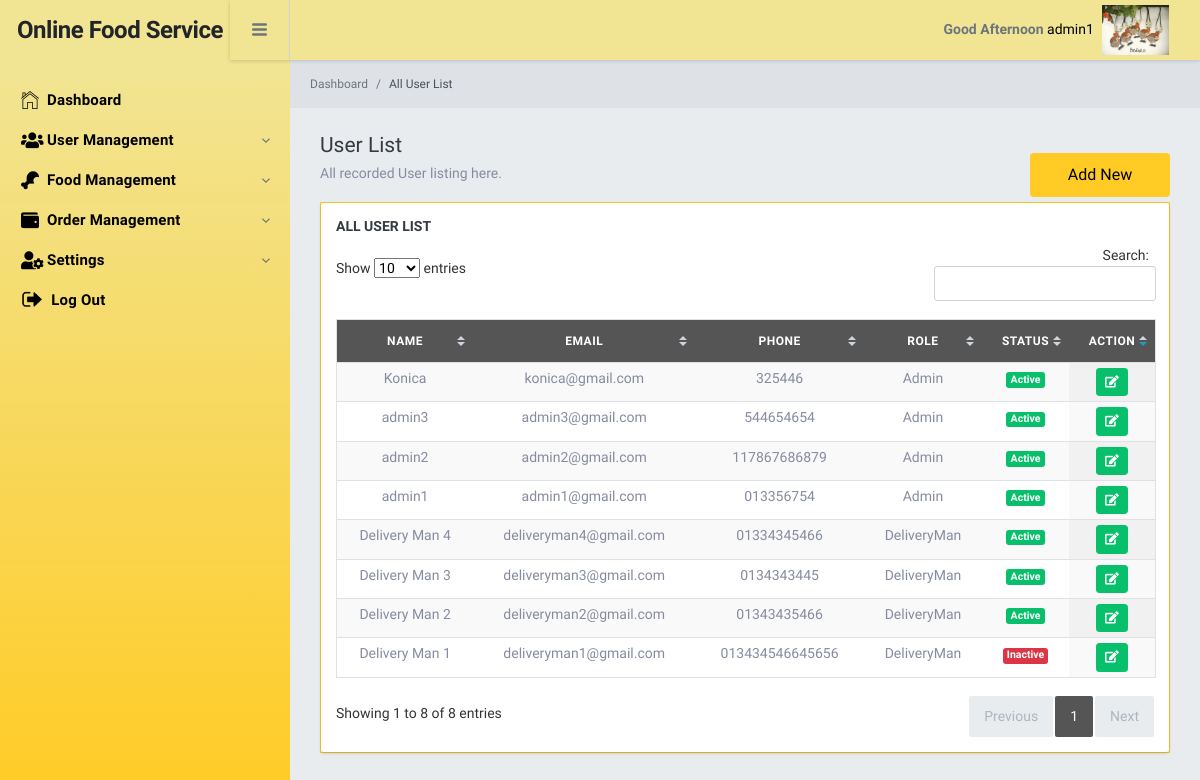
The page /admin/views/AllUser.php (signed in) on the database its author committed.
### tables this page shows
CREATE TABLE `user` (
  `Id` int(11) NOT NULL,
  `Name` varchar(255) NOT NULL,
  `Email` varchar(255) NOT NULL,
  `Password` text NOT NULL,
  `Phone` varchar(15) NOT NULL,
  `Address` text NOT NULL,
  `RoleName` varchar(255) NOT NULL,
  `IsActive` int(11) NOT NULL,
  `CreatedDate` datetime NOT NULL DEFAULT CURRENT_TIMESTAMP,
  `CreatedBy` int(11) NOT NULL,
  `UpdatedBy` int(11) NOT NULL,
  `UpdatedDate` datetime NOT NULL
);

### admin/views/AllUser.php (the view, shortened to what this page needs)
<?php
    include("layout/topbar.php");
    include("layout/sidebar.php");
?>
<div class="br-pageheader">
    <nav class="breadcrumb pd-0 mg-0 tx-12">
        <a class="breadcrumb-item" href="index.php">Dashboard</a>
        <a class="breadcrumb-item active" href="#">All User List</a>
    </nav>
</div>
<div class="br-pagetitle">
    <div class="w-100">
        <h4>
            User List
            <a style="color:black !important;" class="btn btn-sm custombtn float-right" href="AddUser.php" title="Add New">Add New</a>
        </h4>
        <p class="mg-b-0">All recorded User listing here.</p>
    </div>
</div>
<div id="datatable1_wrapper" class="dataTables_wrapper no-footer">
    <div class="br-pagebody">
        <div class="br-section-wrapper">
            <h6 class="br-section-label">All User List</h6>
            <div class="table-wrapper">
                <table style="width:100%" id="allUserList" class="table display responsive nowrap tableStyle">
                    <thead>
                        <tr>
                            <th>Name</th>
                            <th>Email</th>
                            <th>Phone</th>
                            <th>Role</th>
                            <th>Status</th>
                            <th>Action</th>
                        </tr>
                    </thead>
                    <tbody>
                        <?php
                            $sql = "SELECT * FROM `user` WHERE RoleName NOT IN ('SuperAdmin', 'Customer') ORDER BY Id DESC";
                            $queryResult = mysqli_query($con, $sql);
                            while($row = mysqli_fetch_assoc($queryResult)){
                                $id = $row['Id']; $name = $row['Name']; $roleName = $row['RoleName'];
                                $email = $row['Email']; $phone = $row['Phone']; $address = $row['Address'];
                                $status = $row['IsActive']; $whichStatus = '';
                                if($status == 0){
                                    $whichStatus = '<span class="badge badge-danger">Inactive</span>';
                                }
                                else{
                                    $whichStatus = '<span class="badge badge-success">Active</span>';
                                }
                                echo '<tr>
                                        <td>'.$name.'</td>
                                        <td>'.$email.'</td>
                                        <td>'.$phone.'</td>
                                        <td>'.$roleName.'</td>
                                        <td>'.$whichStatus.'</td>
                                        <td>'."<a class = 'btn btn-success btn-sm' href = 'UpdateUser.php?Id=$id' id = '$id' ><i class='fas fa-edit'></i></a>".'</td>
                                    </tr>';
                            }
                        ?>
                    </tbody>
                </table>
            </div>
        </div>
    </div>
</div>
<?php include("layout/footer.php");?>

### admin/public/css/site.css (style rules this page uses)
table.dataTable tbody th, table.dataTable tbody td { padding: 5px 10px !important; }
.br-section-wrapper { padding: 15px; }
table.dataTable { width: 100% !important; }
::placeholder { color: #f0eded !important; opacity: 1; }
table.dataTable thead th { background: #555555 !important; color: #fff !important; }
.br-pagebody { padding: 0; border: 1px solid #ffcb24 !important; margin: 5px 30px; }
.br-pagetitle > div { padding-left: 0px; margin-top: 0; }

### admin/views/layout/topbar.php (style rules this page uses)
.tableStyle tr td, tr th { text-align: center; }

### rows shown on the page
user: Name "Konica", Email "konica@gmail.com", Phone "325446", RoleName "Admin", IsActive "Active"
user: Name "admin3", Email "admin3@gmail.com", Phone "544654654", RoleName "Admin", IsActive "Active"
user: Name "admin2", Email "admin2@gmail.com", Phone "117867686879", RoleName "Admin", IsActive "Active"
user: Name "admin1", Email "admin1@gmail.com", Phone "013356754", RoleName "Admin", IsActive "Active"
user: Name "Delivery Man 4", Email "deliveryman4@gmail.com", Phone "01334345466", RoleName "DeliveryMan", IsActive "Active"
user: Name "Delivery Man 3", Email "deliveryman3@gmail.com", Phone "0134343445", RoleName "DeliveryMan", IsActive "Active"
user: Name "Delivery Man 2", Email "deliveryman2@gmail.com", Phone "01343435466", RoleName "DeliveryMan", IsActive "Active"
user: Name "Delivery Man 1", Email "deliveryman1@gmail.com", Phone "013434546645656", RoleName "DeliveryMan", IsActive "Inactive"

### other values the page prints
$_SESSION['user']['Name'] "admin1"
